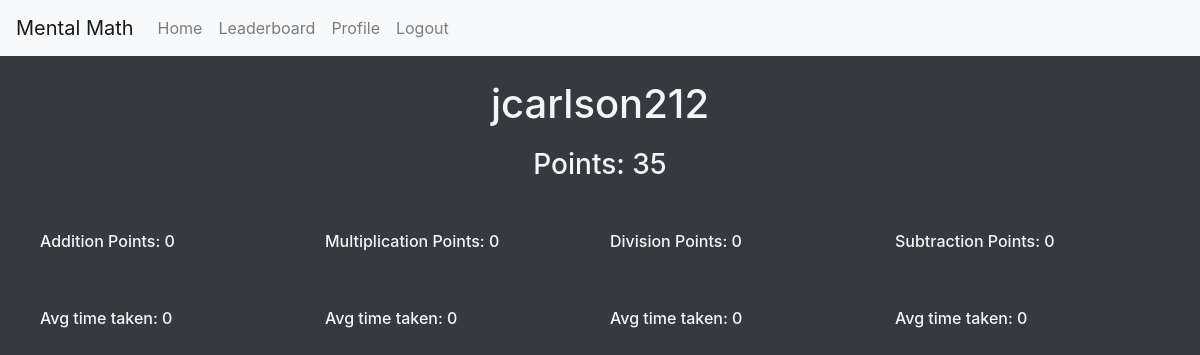
Before: /MentalMathWebsite/profile (signed in) with the older database file.
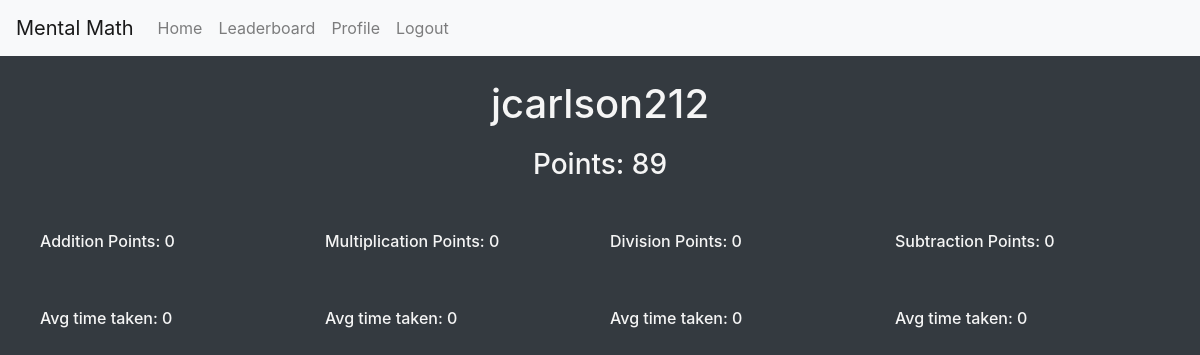
After: the same page with the newer database file.
### MentalMathWebsite/models.py (models this page shows)
class User(AbstractUser):
    username = models.CharField(max_length=30, unique=True)
    password = models.CharField(max_length=30)
    email = models.EmailField(max_length=30, unique=True)
    points = models.IntegerField(default=0)
    multiplication = models.IntegerField(default=0)
    addition = models.IntegerField(default=0)
    subtraction = models.IntegerField(default=0)
    division = models.IntegerField(default=0)

### MentalMathWebsite/views.py (the view)
# urls.py: path("profile", views.profile, name="profile"),
def profile(request):
    if request.user.is_authenticated:
        user = User.objects.get(username=request.user.username)
        submissions = Submission.objects.filter(user=user)
        addition_avg_succ_resp_time = 0
        count = 0
        for sub in submissions:
            if sub.typeOfProblem == "+" and sub.isCorrect == True:
                addition_avg_succ_resp_time = (addition_avg_succ_resp_time*count / (count + 1.0)) + (sub.timeToFinish / (count + 1.0))
                count = count + 1
        subtraction_avg_succ_resp_time = 0
        count = 0
        for sub in submissions:
            if sub.typeOfProblem == "-" and sub.isCorrect == True:
                subtraction_avg_succ_resp_time = (subtraction_avg_succ_resp_time*count / (count + 1.0)) + (sub.timeToFinish / (count + 1.0))
                count = count + 1
        multiplication_avg_succ_resp_time = 0
        count = 0
        for sub in submissions:
            if sub.typeOfProblem == "*" and sub.isCorrect == True:
                multiplication_avg_succ_resp_time = (multiplication_avg_succ_resp_time*count / (count + 1.0)) + (sub.timeToFinish / (count + 1.0))
                count = count + 1
        division_avg_succ_resp_time = 0
        count = 0
        for sub in submissions:
            if sub.typeOfProblem == "/" and sub.isCorrect == True:
                division_avg_succ_resp_time = (division_avg_succ_resp_time*count / (count + 1.0)) + (sub.timeToFinish / (count + 1.0))
                count = count + 1
        return render(request, "MentalMathWebsite/profile.html", {
            "addition_avg_succ_resp_time": addition_avg_succ_resp_time,
            "subtraction_avg_succ_resp_time": subtraction_avg_succ_resp_time,
            "multiplication_avg_succ_resp_time": multiplication_avg_succ_resp_time,
            "division_avg_succ_resp_time": division_avg_succ_resp_time
        })
    else:
        return HttpResponse("Please log in")

### MentalMathWebsite/templates/MentalMathWebsite/profile.html (shortened to what this page needs)
{% extends 'MentalMathWebsite/layout.html' %}
{% block content %}
<div class="bg-dark d-flex flex-column flex-grow-1" style="height: 100%; color: whitesmoke;">
    <div class="container text-center my-4 ">
        <h1>{{ user.username }}</h1>
        <h3 style="margin-top: 20px;">Points: {{ user.points }}</h2>
        <div class="row" style="margin-top: 50px;">
            <div class="col" style="margin-left: 10px; margin-right: 10px;">
                <div class="row">
                    <h6>Addition Points: {{ user.addition }}</h5>
                </div>
                <div class="row" style="margin-top: 50px;">
                    <h6>Avg time taken: {{ addition_avg_succ_resp_time }}</h5>
                </div>
            </div>
            <div class="col" style="margin-left: 10px; margin-right: 10px;">
                <div class="row">
                    <h6>Multiplication Points: {{ user.multiplication }}</h5>
                </div>
                <div class="row" style="margin-top: 50px;">
                    <h6>Avg time taken: {{ multiplication_avg_succ_resp_time }}</h5>
                </div>
            </div>
            <div class="col" style="margin-left: 10px; margin-right: 10px;">
                <div class="row">
                    <h6>Division Points: {{ user.division }}</h5>
                </div>
                <div class="row" style="margin-top: 50px;">
                    <h6>Avg time taken: {{ division_avg_succ_resp_time }}</h5>
                </div>
            </div>
            <div class="col" style="margin-left: 10px; margin-right: 10px;">
                <div class="row">
                    <h6>Subtraction Points: {{ user.subtraction }}</h5>
                </div>
                <div class="row" style="margin-top: 50px;">
                    <h6>Avg time taken: {{ subtraction_avg_succ_resp_time }}</h5>
                </div>
            </div>
        </div>
    </div>
</div>
{% endblock %}

### MentalMathWebsite/templates/MentalMathWebsite/layout.html (shortened to what this page needs)
<html>
    <head>
        <link rel="stylesheet" href="https://stackpath.bootstrapcdn.com/bootstrap/4.3.1/css/bootstrap.min.css">
        {% load static %}
        <link rel="stylesheet" href="{% static 'MentalMathWebsite/styles.css' %}">
    </head>
    <body>
        <nav class="navbar navbar-expand-lg navbar-light bg-light">
            <a class="navbar-brand" href="">Mental Math</a>
            <div class="collapse navbar-collapse" id="navbarSupportedContent">
              <ul class="navbar-nav mr-auto">
                <li class="nav-item">
                  <a class="nav-link" href="{% url 'index' %}">Home</a>
                </li>
                <li class="nav-item">
                  <a class="nav-link" href="">Leaderboard</a>
                </li>
                {% if request.user.is_authenticated %}
                <li class="nav-item">
                    <a class="nav-link" href="{% url 'profile' %}">Profile</a>
                </li>
                <li class="nav-item">
                    <a class="nav-link" href="{% url 'logout_view' %}">Logout</a>
                </li>
                {% endif %}
              </ul>
            </div>
          </nav>
        {% block content %}
        {% endblock %}
    </body>
</html>

Changed rows visible on the page:
changed User "jcarlson212": points "35" → "89"
